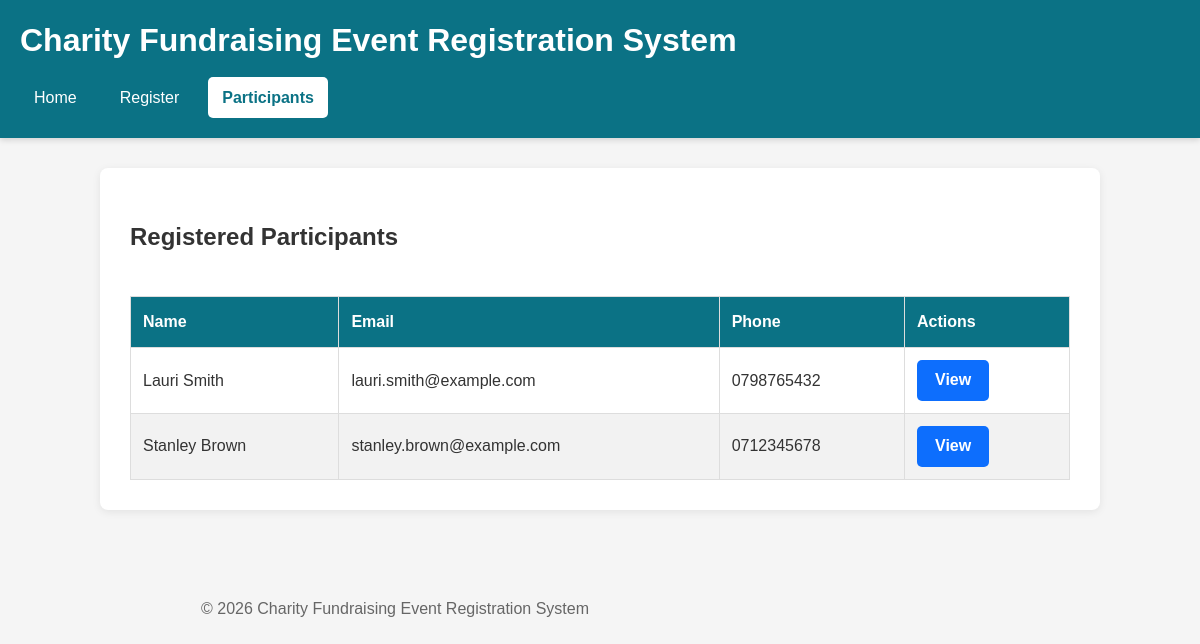
Page /participants on the earlier database version.
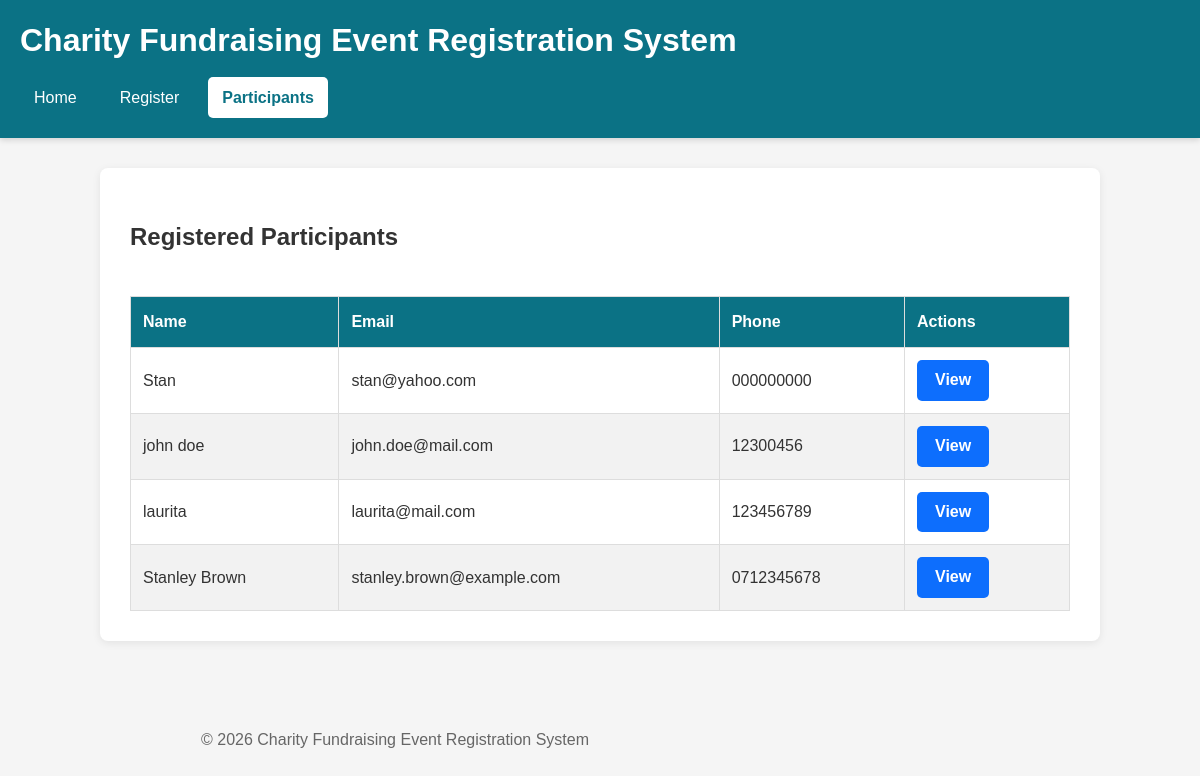
Same page on the later database version.
### tables this page shows
CREATE TABLE Registration (registration_id INTEGER PRIMARY KEY AUTOINCREMENT, participant_name TEXT NOT NULL, email TEXT NOT NULL, phone TEXT NOT NULL, registration_date TEXT NOT NULL, event_id INTEGER NOT NULL, FOREIGN KEY (event_id) REFERENCES Event(event_id) ON DELETE CASCADE);

### app.py (the view)
@app.route("/participants")
def participants():
    connection = get_db_connection()
    participants = connection.execute(
        """
        SELECT *
        FROM Registration
        ORDER BY registration_id DESC
        """
    ).fetchall()
    connection.close()
    return render_template(
        "participants.html",
        participants=participants,
    )

### database/db.py (called while the page is built)
def get_db_connection():
    connection = sqlite3.connect(DATABASE_PATH)
    connection.row_factory = sqlite3.Row
    connection.execute("PRAGMA foreign_keys = ON")
    return connection

### templates/participants.html (shortened to what this page needs)
{% extends "base.html" %}
{% block content %}
<h2>Registered Participants</h2>
{% if participants %}
<div class="table-container">
    <table>
        <thead>
            <tr>
                <th>Name</th>
                <th>Email</th>
                <th>Phone</th>
                <th>Actions</th>
            </tr>
        </thead>
        <tbody>
            {% for participant in participants %}
            <tr>
                <td>
                    {{ participant["participant_name"] }}
                </td>
                <td>
                    {{ participant["email"] }}
                </td>
                <td>
                    {{ participant["phone"] }}
                </td>
                <td>
                    <a
                        href="{{ url_for(
                            'registration_detail',
                            id=participant['registration_id']
                        ) }}"
                        class="btn btn-view">
                        View
                    </a>
                </td>
            </tr>
            {% endfor %}
        </tbody>
    </table>
</div>
{% endif %}
{% endblock %}

### templates/base.html (shortened to what this page needs)
<!DOCTYPE html>
<html lang="en">
<head>
    <link rel="stylesheet"
          href="{{ url_for('static', filename='css/style.css') }}">
</head>
<body>
<header>
    <h1>Charity Fundraising Event Registration System</h1>
    <nav>
        <a
            href="{{ url_for('home') }}"
            class="{% if request.endpoint == 'home' %}active{% endif %}">
            Home
        </a>
        <a
            href="{{ url_for('register') }}"
            class="{% if request.endpoint == 'register' %}active{% endif %}">
            Register
        </a>
        <a
            href="{{ url_for('participants') }}"
            class="{% if request.endpoint == 'participants' %}active{% endif %}">
            Participants
        </a>
    </nav>
</header>
<main>
{% block content %}
{% endblock %}
</main>
<footer>
<p>&copy; 2026 Charity Fundraising Event Registration System</p>
</footer>
</body>
</html>

### static/css/style.css (style rules this page uses)
body { font-family: Arial, sans-serif; margin: 0; background: #f5f5f5; color: #333; line-height: 1.6; }
header { background-color: #0b7285; color: white; padding: 20px; box-shadow: 0 2px 6px rgba(0, 0, 0, .15); }
header h1 { margin: 0 0 15px 0; line-height: 1.3; }
nav { display: flex; gap: 15px; }
nav a { color: white; text-decoration: none; padding: 8px 14px; border-radius: 5px; transition: background-color 0.3s; }
nav a.active { background-color: white; color: #0b7285; font-weight: bold; }
main { width: 90%; max-width: 1000px; margin: 30px auto; background-color: white; padding: 30px; border-radius: 8px; box-sizing: border-box; box-shadow: 0 2px 8px rgba(0, 0, 0, .08); }
footer { margin-top: 50px; text-align: center; padding: 20px; color: #666; }
.btn { display: inline-block; padding: 10px 18px; border: none; border-radius: 5px; text-decoration: none; color: white; font-weight: bold; cursor: pointer; transition: background-color 0.3s; margin-right: 8px; line-height: 1.3; }
.btn-view { background-color: #0d6efd; }
table { width: 100%; border-collapse: collapse; margin-top: 20px; }
table th, table td { border: 1px solid #ddd; padding: 12px; text-align: left; }
table th { background-color: #0b7285; color: white; }
table tr:nth-child(even) { background-color: #f2f2f2; }
table td { vertical-align: middle; }
table td:last-child { width: 140px; }
.table-container { width: 100%; overflow-x: auto; }
p { max-width: 750px; }

Differences in the rows shown:
removed Registration: participant_name "Lauri Smith", email "lauri.smith@example.com", phone "0798765432"
added Registration: participant_name "Stan", email "stan@yahoo.com", phone "000000000"
added Registration: participant_name "john doe", email "john.doe@mail.com", phone "12300456"
added Registration: participant_name "laurita", email "laurita@mail.com", phone "123456789"
